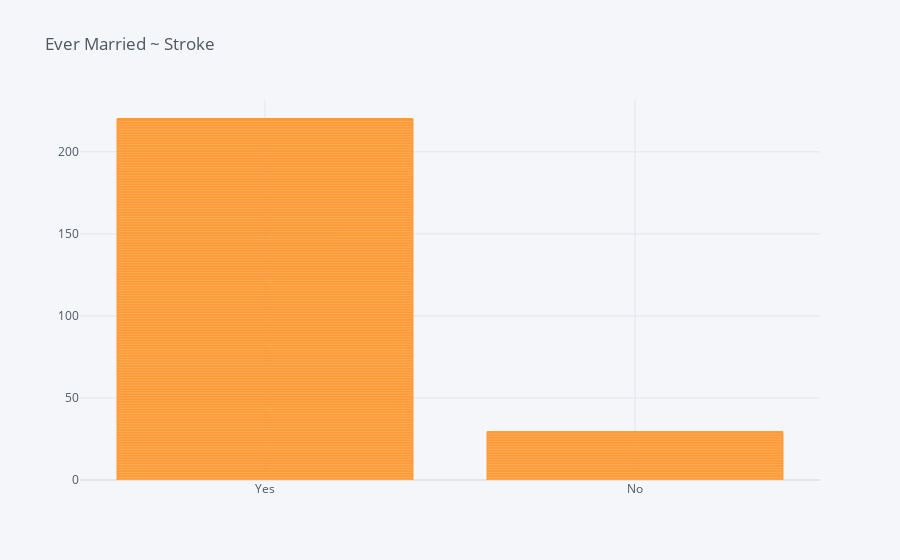

Here is the notebook cell this chart was saved with:
### Code cell
df.iplot(kind='bar',x='ever_married',y='stroke', title = 'Ever Married ~ Stroke')

### Figure 1 — Plotly figure (JSON) as saved in the notebook; plotly's stock layout.template omitted (floating-point values rounded to 4 significant figures; data arrays with more than 128 entries replaced by an {"elided": "..."} marker saying what was removed)
{"data": [{"marker": {"color": "rgba(255, 153, 51, 0.6)", "line": {"color": "rgba(255, 153, 51, 1.0)", "width": 1}}, "name": "stroke", "orientation": "v", "text": "", "type": "bar", "x": {"elided": "5110 str values"}, "y": {"elided": "5110 int values"}}], "layout": {"legend": {"bgcolor": "#F5F6F9", "font": {"color": "#4D5663"}}, "paper_bgcolor": "#F5F6F9", "plot_bgcolor": "#F5F6F9", "title": {"font": {"color": "#4D5663"}, "text": "Ever Married ~ Stroke"}, "xaxis": {"gridcolor": "#E1E5ED", "showgrid": true, "tickfont": {"color": "#4D5663"}, "title": {"font": {"color": "#4D5663"}, "text": ""}, "zerolinecolor": "#E1E5ED"}, "yaxis": {"gridcolor": "#E1E5ED", "showgrid": true, "tickfont": {"color": "#4D5663"}, "title": {"font": {"color": "#4D5663"}, "text": ""}, "zerolinecolor": "#E1E5ED"}}}
